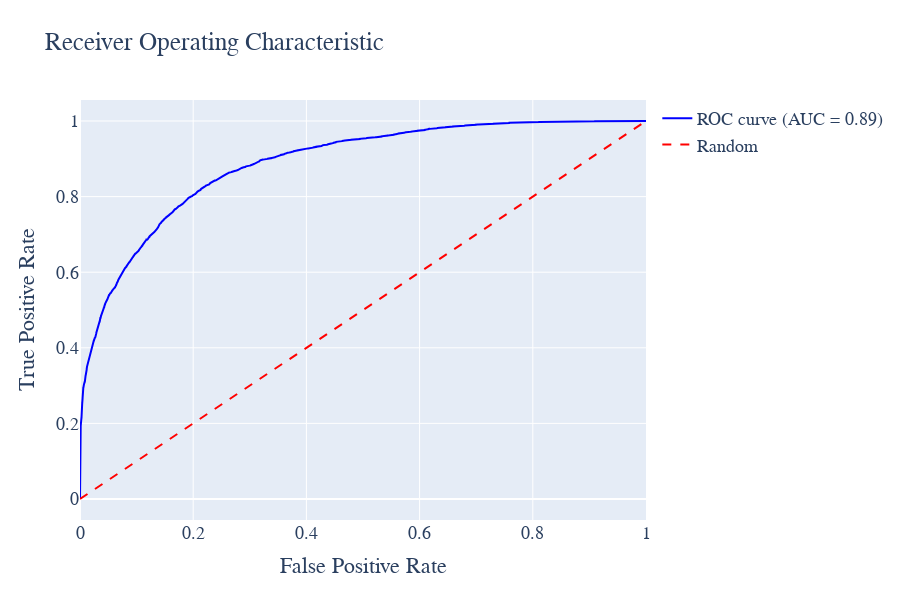

The cell this chart's notebook holds for it:
### Code cell
# %%
import plotly.graph_objects as go
from sklearn.metrics import roc_curve, auc

# 计算ROC曲线
roc_auc = auc(fpr, tpr)

# 计算ROC曲线
roc_auc = auc(fpr, tpr)

# 创建布局
layout = go.Layout(
    title='Receiver Operating Characteristic',
    xaxis=dict(title='False Positive Rate'),
    yaxis=dict(title='True Positive Rate'),
    hovermode='closest',
    width=900, height=600,
    font=dict(family='Times New Roman', size=18)
)

# 创建ROC曲线图形
roc_trace = go.Scatter(
    x=fpr,
    y=tpr,
    mode='lines',
    line=dict(color='blue', width=2),
    name='ROC curve (AUC = %0.2f)' % roc_auc
)

# 创建对角线图形
diagonal_trace = go.Scatter(
    x=[0, 1],
    y=[0, 1],
    mode='lines',
    line=dict(color='red', width=2, dash='dash'),
    name='Random'
)

# 创建图表数据
data = [roc_trace, diagonal_trace]

# 创建图表
fig = go.Figure(data=data, layout=layout)

fig.write_html('Image/4_6_4_6.html')
# 显示图表
fig.show()

### Figure 1 — Plotly figure (JSON) as saved in the notebook; plotly's stock layout.template omitted (floating-point values rounded to 4 significant figures; data arrays with more than 128 entries replaced by an {"elided": "..."} marker saying what was removed)
{"data": [{"line": {"color": "blue", "width": 2}, "mode": "lines", "name": "ROC curve (AUC = 0.89)", "type": "scatter", "x": {"elided": "4011 float values"}, "y": {"elided": "4011 float values"}}, {"line": {"color": "red", "dash": "dash", "width": 2}, "mode": "lines", "name": "Random", "type": "scatter", "x": [0, 1], "y": [0, 1]}], "layout": {"font": {"family": "Times New Roman", "size": 18}, "height": 600, "hovermode": "closest", "title": {"text": "Receiver Operating Characteristic"}, "width": 900, "xaxis": {"title": {"text": "False Positive Rate"}}, "yaxis": {"title": {"text": "True Positive Rate"}}}}
